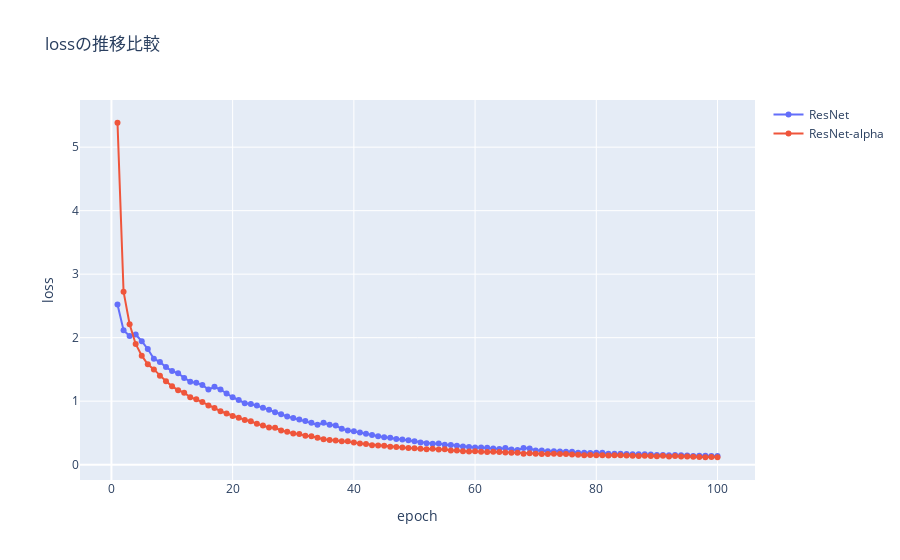

Notebook code for this chart:
### Code cell
fig = go.Figure()
fig.add_trace(
    go.Scatter(x = np.arange(1, len(df_res['loss'].values)+1), y = df_res['loss'], mode='lines+markers', name='ResNet')
)
fig.add_trace(
    go.Scatter(x = np.arange(1, len(df_res_a['loss'].values)+1), y = df_res_a['loss'], mode='lines+markers', name='ResNet-alpha')
)
fig.update_xaxes(title='epoch')
fig.update_yaxes(title='loss')
fig.update_layout(title="lossの推移比較")
